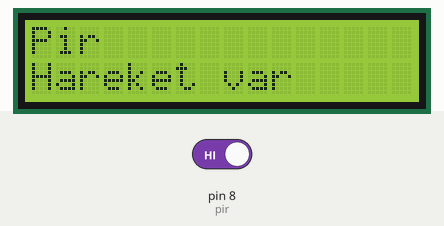
This sketch was run on a simulated Arduino Uno, built with avr-gcc and run on an emulated ATmega328P. On the bench: 16×2 character LCD. The test bench sets the inputs (shaded band); at power-on: pin 8 (pir) HIGH.

Above: at 1.2 s.
1.3 s: pin 8 (pir) driven LOW
At 1.9 s:
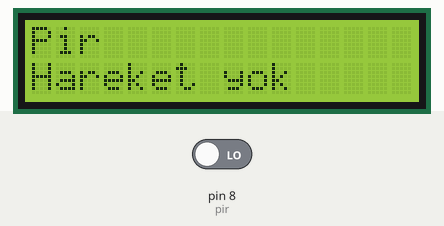
3.5 s: pin 8 (pir) driven HIGH
At 3.9 s:
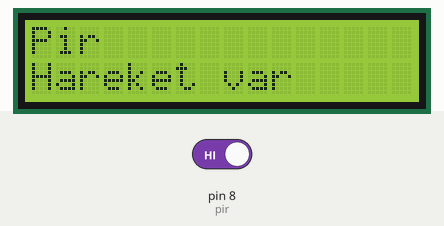
Timing chart, 0 to 6.5 s (numbered marks = the images above; inputs shaded):
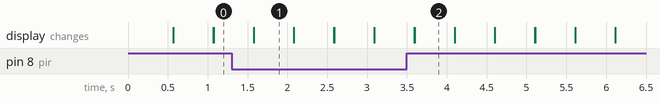

The sketch:

pir_LCD.ino
```cpp
#include <LiquidCrystal.h>

int pir = 8;
int pirdeger = 0;

LiquidCrystal lcd(12, 11, 5, 4, 3, 2);

void setup()
{
   pinMode(pir, INPUT);
   lcd.begin(16, 2);
   Serial.begin(9600);
}

void loop()
{
  pirdeger = digitalRead(pir);
  if(pirdeger == 0)
  {
    lcd.setCursor(0, 0);
    lcd.print("Pir");
    lcd.setCursor(0, 1);
    lcd.print("Hareket yok ");
  }
  else
  {
    lcd.setCursor(0, 0);
    lcd.print("Pir");
    lcd.setCursor(0, 1);
    lcd.print("Hareket var");
  }
    delay(500);
    lcd.clear();
}
```

Measured:
- after the input at 1.3 s, the display: first differs from a run without the input after 0.28 s (image 1)
- after the input at 3.5 s, the display: first differs from a run without the input after 0.10 s (image 2)
- what the display in image 1 shows lasts 0.5 s, from 1.6 s to 2.1 s
